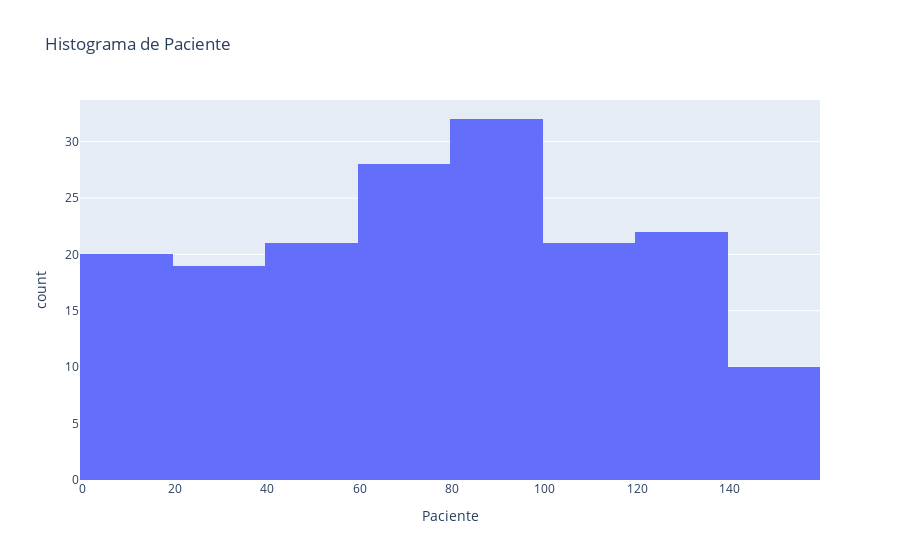
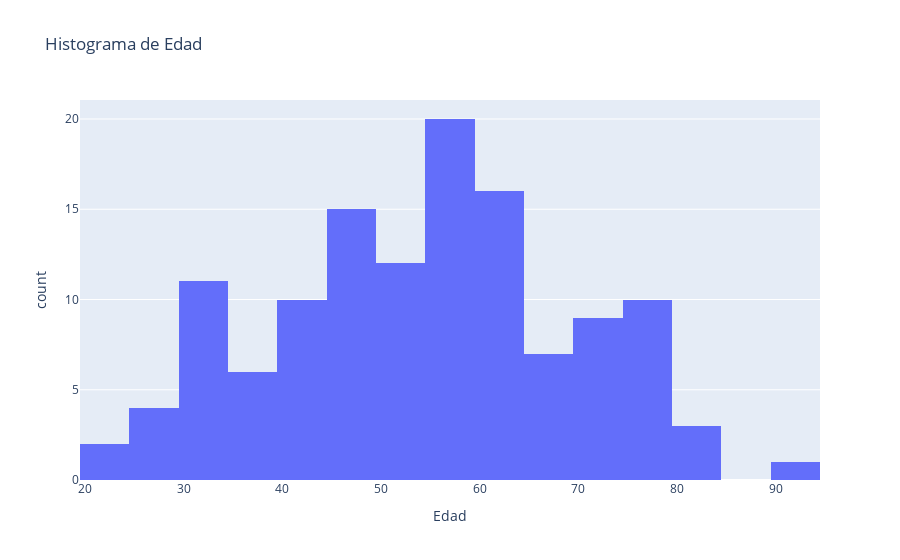
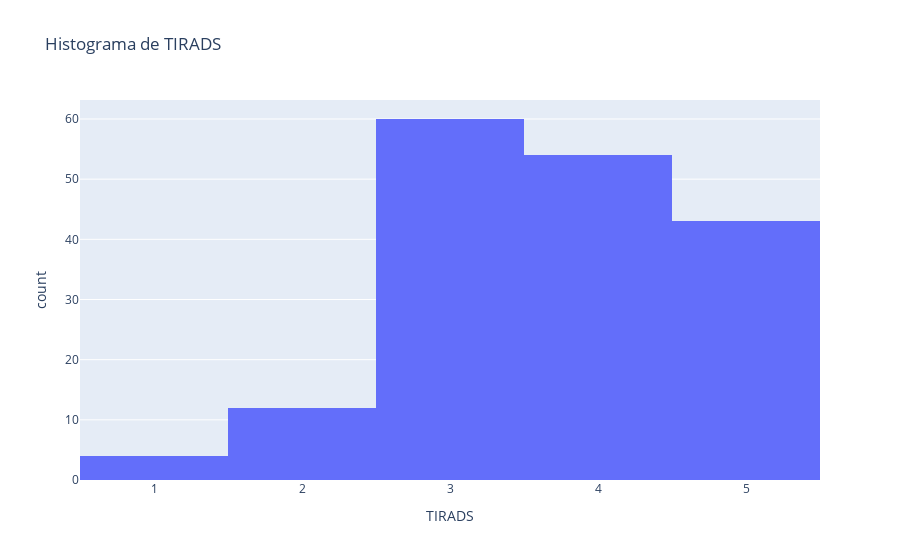
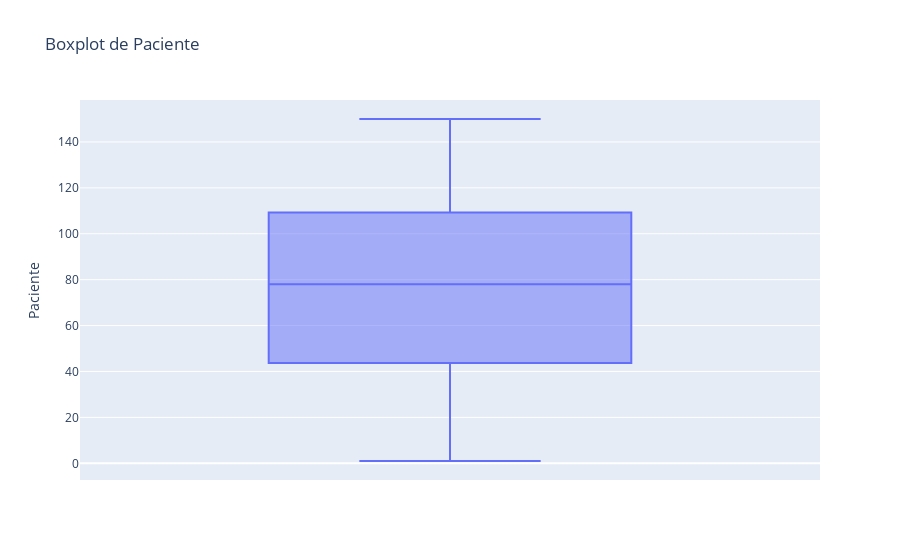

Notebook code for these charts, in order:
### Markdown cell above
### Visualización de datos numéricos

### Code cell
import numpy as np

# Histograma para cada columna numérica
for column in df_actualizado.select_dtypes(include=[np.number]).columns:
    fig = px.histogram(df_actualizado, x=column, title=f"Histograma de {column}")
    fig.show()

# Boxplot para cada columna numérica
for column in df_actualizado.select_dtypes(include=[np.number]).columns:
    fig = px.box(df_actualizado, y=column, title=f"Boxplot de {column}")
    fig.show()

### Figure 1 — Plotly figure (JSON) as saved in the notebook; plotly's stock layout.template omitted (floating-point values rounded to 4 significant figures; data arrays with more than 128 entries replaced by an {"elided": "..."} marker saying what was removed)
{"data": [{"alignmentgroup": "True", "bingroup": "x", "hovertemplate": "Paciente=%{x}<br>count=%{y}<extra></extra>", "legendgroup": "", "marker": {"color": "#636efa", "pattern": {"shape": ""}}, "name": "", "offsetgroup": "", "orientation": "v", "showlegend": false, "type": "histogram", "x": {"elided": "173 int values"}, "xaxis": "x", "yaxis": "y"}], "layout": {"barmode": "relative", "legend": {"tracegroupgap": 0}, "title": {"text": "Histograma de Paciente"}, "xaxis": {"anchor": "y", "domain": [0, 1], "title": {"text": "Paciente"}}, "yaxis": {"anchor": "x", "domain": [0, 1], "title": {"text": "count"}}}}

### Figure 2 — Plotly figure (JSON) as saved in the notebook; plotly's stock layout.template omitted (floating-point values rounded to 4 significant figures; data arrays with more than 128 entries replaced by an {"elided": "..."} marker saying what was removed)
{"data": [{"alignmentgroup": "True", "bingroup": "x", "hovertemplate": "Edad=%{x}<br>count=%{y}<extra></extra>", "legendgroup": "", "marker": {"color": "#636efa", "pattern": {"shape": ""}}, "name": "", "offsetgroup": "", "orientation": "v", "showlegend": false, "type": "histogram", "x": {"elided": "173 int values"}, "xaxis": "x", "yaxis": "y"}], "layout": {"barmode": "relative", "legend": {"tracegroupgap": 0}, "title": {"text": "Histograma de Edad"}, "xaxis": {"anchor": "y", "domain": [0, 1], "title": {"text": "Edad"}}, "yaxis": {"anchor": "x", "domain": [0, 1], "title": {"text": "count"}}}}

### Figure 3 — Plotly figure (JSON) as saved in the notebook; plotly's stock layout.template omitted (floating-point values rounded to 4 significant figures; data arrays with more than 128 entries replaced by an {"elided": "..."} marker saying what was removed)
{"data": [{"alignmentgroup": "True", "bingroup": "x", "hovertemplate": "TIRADS=%{x}<br>count=%{y}<extra></extra>", "legendgroup": "", "marker": {"color": "#636efa", "pattern": {"shape": ""}}, "name": "", "offsetgroup": "", "orientation": "v", "showlegend": false, "type": "histogram", "x": {"elided": "173 int values"}, "xaxis": "x", "yaxis": "y"}], "layout": {"barmode": "relative", "legend": {"tracegroupgap": 0}, "title": {"text": "Histograma de TIRADS"}, "xaxis": {"anchor": "y", "domain": [0, 1], "title": {"text": "TIRADS"}}, "yaxis": {"anchor": "x", "domain": [0, 1], "title": {"text": "count"}}}}

### Figure 4 — Plotly figure (JSON) as saved in the notebook; plotly's stock layout.template omitted (floating-point values rounded to 4 significant figures; data arrays with more than 128 entries replaced by an {"elided": "..."} marker saying what was removed)
{"data": [{"alignmentgroup": "True", "hovertemplate": "Paciente=%{y}<extra></extra>", "legendgroup": "", "marker": {"color": "#636efa"}, "name": "", "notched": false, "offsetgroup": "", "orientation": "v", "showlegend": false, "type": "box", "x0": " ", "xaxis": "x", "y": {"elided": "173 int values"}, "y0": " ", "yaxis": "y"}], "layout": {"boxmode": "group", "legend": {"tracegroupgap": 0}, "title": {"text": "Boxplot de Paciente"}, "xaxis": {"anchor": "y", "domain": [0, 1]}, "yaxis": {"anchor": "x", "domain": [0, 1], "title": {"text": "Paciente"}}}}
